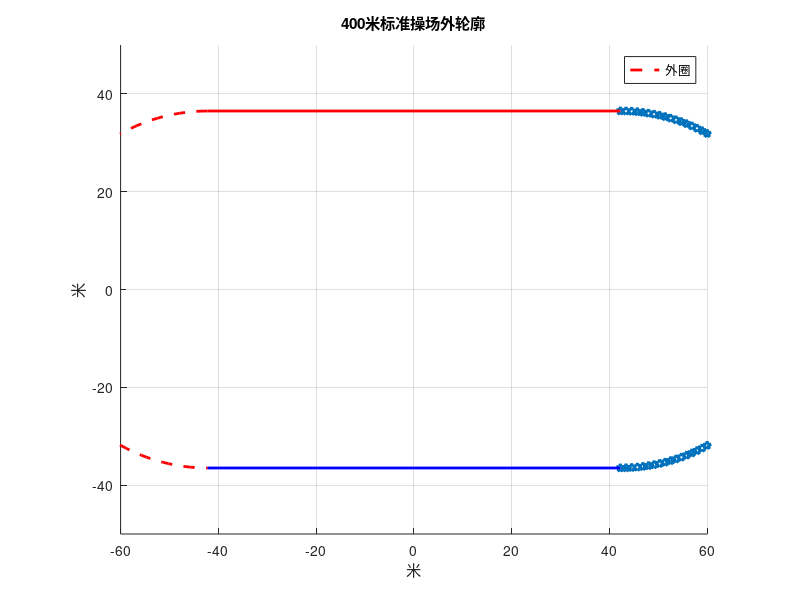
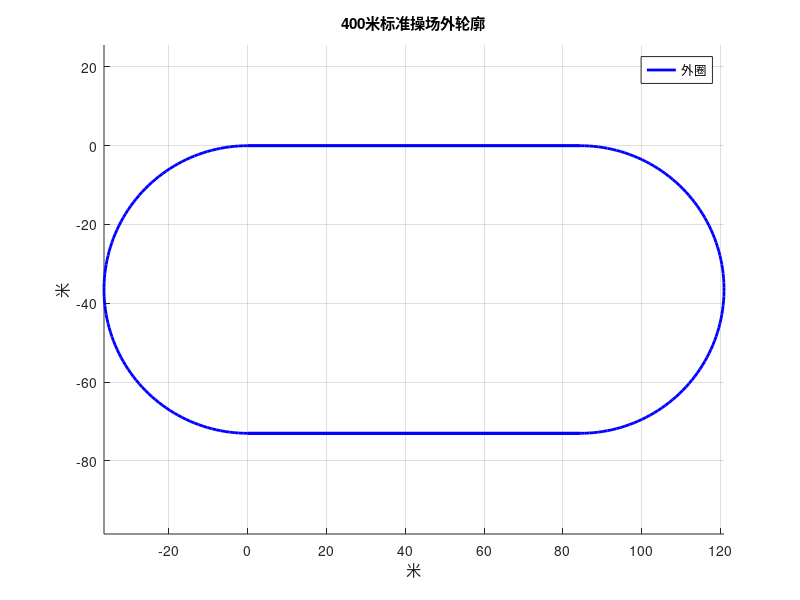

Here is the MATLAB script that generated these plots, in order:
clc;
clear;

% 定义操场尺寸参数
straight_length = 84.39; % 直道长度（米）
curve_radius = 36.5; % 弯道半径（米）

% 创建新图形
figure;
hold on;
axis equal;
grid on;
title('400米标准操场外轮廓');
xlabel('米');
ylabel('米');

% 绘制操场外圈的左半圆和右半圆
theta_left = linspace(pi/2, 3*pi/2, 100);  % 左半圆角度范围
theta_right = linspace(-pi/2, pi/2, 100);  % 右半圆角度范围

% 计算左半圆的坐标
x_outer_left = curve_radius * cos(theta_left) - straight_length / 2;
y_outer_left = curve_radius * sin(theta_left);

% 计算右半圆的坐标
x_outer_right = curve_radius * cos(theta_right) + straight_length / 2;
y_outer_right = curve_radius * sin(theta_right);

% 绘制左半圆
plot(x_outer_left, y_outer_left, 'r--', 'LineWidth', 2);

% 绘制右半圆
plot(x_outer_right, y_outer_right, 'p--', 'LineWidth', 2);

% 绘制两条直道
plot([-straight_length/2, straight_length/2], [curve_radius, curve_radius], 'r-', 'LineWidth', 2);
plot([-straight_length/2, straight_length/2], [-curve_radius, -curve_radius], 'b-', 'LineWidth', 2);

% 设置显示范围
xlim([-60 60]);
ylim([-50 50]);
legend('外圈');
hold off;





%%
clc;
clear;

% 定义操场尺寸参数
straight_length = 84.39; % 直道长度（米）
curve_radius = 36.5; % 弯道半径（米）

% 设置角度范围
theta_left = linspace(pi/2, 3*pi/2, 100);  % 左半圆角度范围
theta_right = linspace(-pi/2, pi/2, 100);  % 右半圆角度范围

% 计算左半圆的坐标
x_outer_left = curve_radius * cos(theta_left) - straight_length / 2;
y_outer_left = curve_radius * sin(theta_left);

% 计算右半圆的坐标
x_outer_right = curve_radius * cos(theta_right) + straight_length / 2;
y_outer_right = curve_radius * sin(theta_right);

% 计算两条直道的坐标
x_straight_top = linspace(-straight_length/2, straight_length/2, 50);
y_straight_top = curve_radius * ones(size(x_straight_top));

x_straight_bottom = linspace(straight_length/2, -straight_length/2, 50);
y_straight_bottom = -curve_radius * ones(size(x_straight_bottom));

% 合并所有坐标
x_coords = [x_outer_left, x_straight_bottom, x_outer_right, x_straight_top];
y_coords = [y_outer_left, y_straight_bottom, y_outer_right, y_straight_top];

% 将起点平移到 (0, 0)
x_coords = x_coords - x_coords(1);
y_coords = y_coords - y_coords(1);

% 生成轨迹数据矩阵
track_data = [x_coords', y_coords'];

% 保存数据到 .mat 文件
save('track_data.mat', 'track_data');

% 或者将数据保存到 .csv 文件
csvwrite('track_data.csv', track_data);

% 绘制操场外轮廓以确认
figure;
hold on;
plot(track_data(:,1), track_data(:,2), 'b-', 'LineWidth', 2);
axis equal;
grid on;
title('400米标准操场外轮廓');
xlabel('米');
ylabel('米');
legend('外圈');
hold off;




%%

function track_data = generateTrackData(straight_length, curve_radius)
    % generateTrackData 生成400米标准操场的轨迹数据
    %   track_data = generateTrackData(straight_length, curve_radius)
    %   返回操场的轨迹矩阵数据，参数：
    %   straight_length - 直道长度（米），默认值为84.39米
    %   curve_radius - 弯道半径（米），默认值为36.5米
    
    % 设置默认参数
    if nargin < 2
        straight_length = 84.39; % 默认直道长度
        curve_radius = 36.5;      % 默认弯道半径
    end

    % 设置角度范围
    theta_left = linspace(pi/2, 3*pi/2, 100);  % 左半圆角度范围
    theta_right = linspace(-pi/2, pi/2, 100);  % 右半圆角度范围

    % 计算左半圆的坐标
    x_outer_left = curve_radius * cos(theta_left) - straight_length / 2;
    y_outer_left = curve_radius * sin(theta_left);

    % 计算右半圆的坐标
    x_outer_right = curve_radius * cos(theta_right) + straight_length / 2;
    y_outer_right = curve_radius * sin(theta_right);

    % 计算两条直道的坐标
    x_straight_top = linspace(-straight_length / 2, straight_length / 2, 50);
    y_straight_top = curve_radius * ones(size(x_straight_top));

    x_straight_bottom = linspace(straight_length / 2, -straight_length / 2, 50);
    y_straight_bottom = -curve_radius * ones(size(x_straight_bottom));

    % 合并所有坐标
    x_coords = [x_outer_left, x_straight_bottom, x_outer_right, x_straight_top];
    y_coords = [y_outer_left, y_straight_bottom, y_outer_right, y_straight_top];

    % 将起点平移到 (0, 0)
    x_coords = x_coords - x_coords(1);
    y_coords = y_coords - y_coords(1);

    % 生成轨迹数据矩阵
    track_data = [x_coords', y_coords'];

    % 可选：保存数据到 .mat 文件
    % save('track_data.mat', 'track_data');

    % 可选：将数据保存到 .csv 文件
    % csvwrite('track_data.csv', track_data);

    % 绘制操场外轮廓以确认
    figure;
    hold on;
    plot(track_data(:, 1), track_data(:, 2), 'b-', 'LineWidth', 2);
    axis equal;
    grid on;
    title('400米标准操场外轮廓');
    xlabel('米');
    ylabel('米');
    legend('外圈');
    hold off;
end
